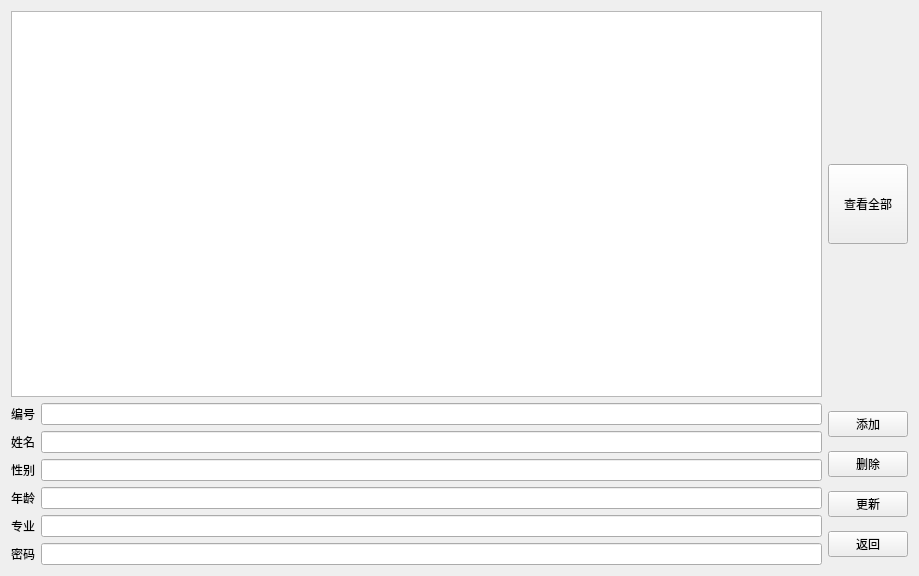
<?xml version="1.0" encoding="UTF-8"?>
<ui version="4.0">
 <class>manage_student</class>
 <widget class="QWidget" name="manage_student">
  <property name="geometry">
   <rect>
    <x>0</x>
    <y>0</y>
    <width>919</width>
    <height>576</height>
   </rect>
  </property>
  <property name="windowTitle">
   <string>Form</string>
  </property>
  <layout class="QVBoxLayout" name="verticalLayout_3">
   <item>
    <layout class="QHBoxLayout" name="horizontalLayout_5">
     <item>
      <widget class="QTableWidget" name="tableWidget"/>
     </item>
     <item>
      <widget class="QPushButton" name="seeAllButton">
       <property name="minimumSize">
        <size>
         <width>0</width>
         <height>80</height>
        </size>
       </property>
       <property name="text">
        <string>查看全部</string>
       </property>
      </widget>
     </item>
    </layout>
   </item>
   <item>
    <layout class="QHBoxLayout" name="horizontalLayout_8">
     <item>
      <layout class="QVBoxLayout" name="verticalLayout_2">
       <item>
        <layout class="QHBoxLayout" name="horizontalLayout_7">
         <item>
          <widget class="QLabel" name="label_2">
           <property name="text">
            <string>编号</string>
           </property>
          </widget>
         </item>
         <item>
          <widget class="QLineEdit" name="idLineEdit"/>
         </item>
        </layout>
       </item>
       <item>
        <layout class="QHBoxLayout" name="horizontalLayout_2">
         <item>
          <widget class="QLabel" name="label_3">
           <property name="text">
            <string>姓名</string>
           </property>
          </widget>
         </item>
         <item>
          <widget class="QLineEdit" name="nameLineEdit"/>
         </item>
        </layout>
       </item>
       <item>
        <layout class="QHBoxLayout" name="horizontalLayout_3">
         <item>
          <widget class="QLabel" name="label">
           <property name="text">
            <string>性别</string>
           </property>
          </widget>
         </item>
         <item>
          <widget class="QLineEdit" name="sexLineEdit"/>
         </item>
        </layout>
       </item>
       <item>
        <layout class="QHBoxLayout" name="horizontalLayout_4">
         <item>
          <widget class="QLabel" name="label_5">
           <property name="text">
            <string>年龄</string>
           </property>
          </widget>
         </item>
         <item>
          <widget class="QLineEdit" name="ageLineEdit"/>
         </item>
        </layout>
       </item>
       <item>
        <layout class="QHBoxLayout" name="horizontalLayout_6">
         <item>
          <widget class="QLabel" name="label_6">
           <property name="text">
            <string>专业</string>
           </property>
          </widget>
         </item>
         <item>
          <widget class="QLineEdit" name="majorLineEdit"/>
         </item>
        </layout>
       </item>
       <item>
        <layout class="QHBoxLayout" name="horizontalLayout">
         <item>
          <widget class="QLabel" name="label_4">
           <property name="text">
            <string>密码</string>
           </property>
          </widget>
         </item>
         <item>
          <widget class="QLineEdit" name="passwardLineEdit"/>
         </item>
        </layout>
       </item>
      </layout>
     </item>
     <item>
      <layout class="QVBoxLayout" name="verticalLayout">
       <item>
        <widget class="QPushButton" name="insertButton">
         <property name="text">
          <string>添加</string>
         </property>
        </widget>
       </item>
       <item>
        <widget class="QPushButton" name="deleteButton">
         <property name="text">
          <string>删除</string>
         </property>
        </widget>
       </item>
       <item>
        <widget class="QPushButton" name="updateButton">
         <property name="text">
          <string>更新</string>
         </property>
        </widget>
       </item>
       <item>
        <widget class="QPushButton" name="backButton">
         <property name="text">
          <string>返回</string>
         </property>
        </widget>
       </item>
      </layout>
     </item>
    </layout>
   </item>
  </layout>
 </widget>
 <resources/>
 <connections/>
</ui>
